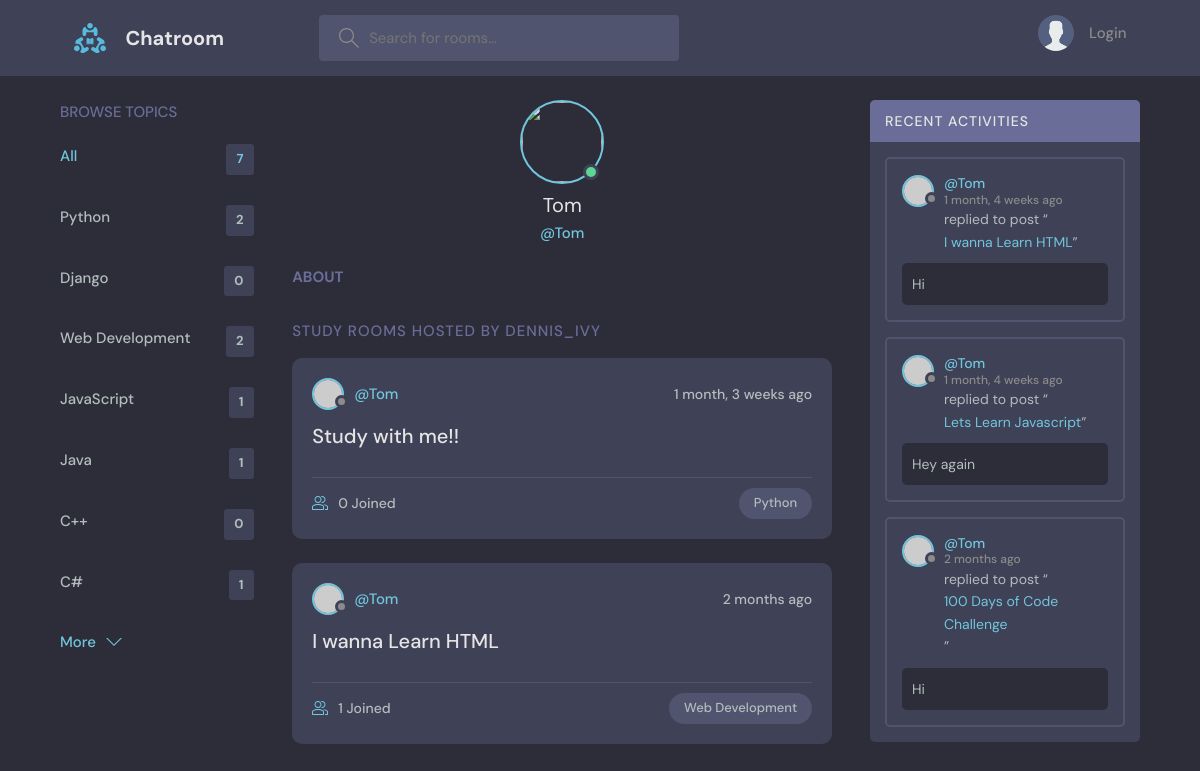
Before: /profile/2/ with the older database file.
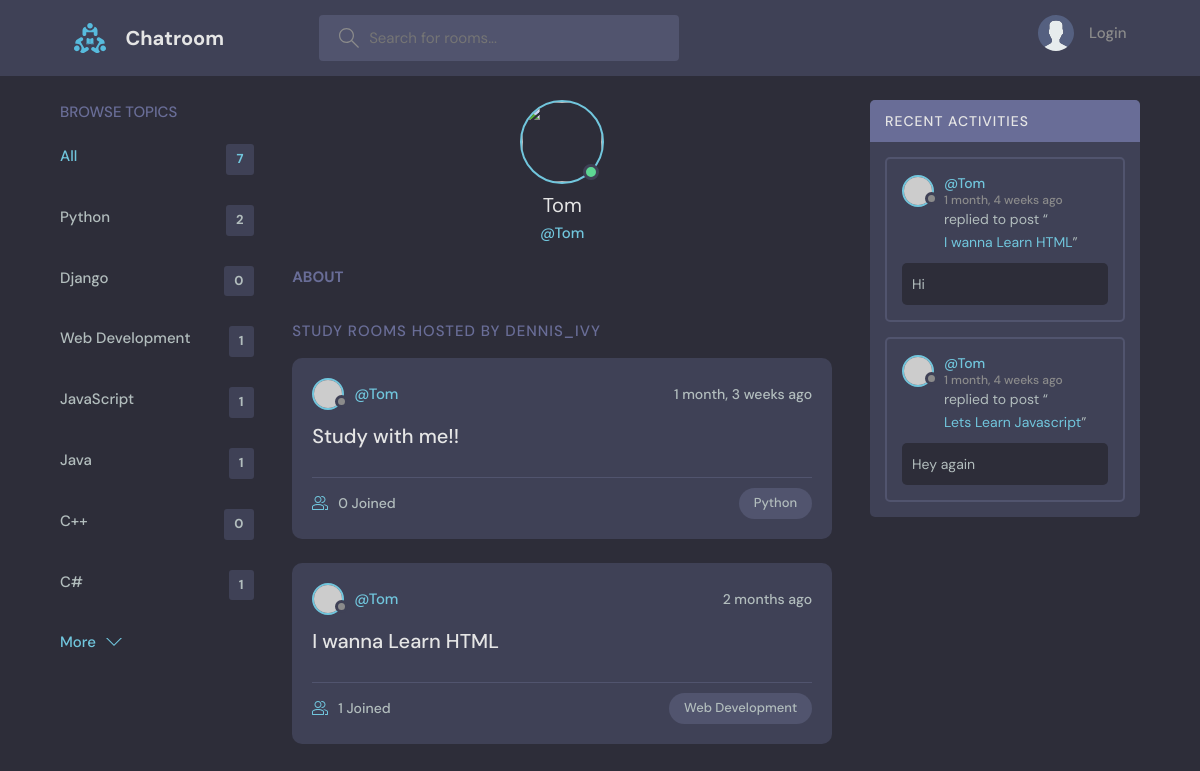
After: the same page with the newer database file.
### base/models.py (models this page shows, shortened)
class Topic(models.Model):
    name = models.CharField(max_length=200)

class Room(models.Model):
    host = models.ForeignKey(User, on_delete=models.SET_NULL, null=True)
    topic = models.ForeignKey(Topic, on_delete=models.SET_NULL, null=True)
    name= models.CharField(max_length=200) # Meaning this can't be blank
    description = models.TextField(null=True, blank=True)
    participants = models.ManyToManyField(User,related_name='participants', blank=True)
    updated = models.DateTimeField(auto_now=True)
    created = models.DateTimeField(auto_now_add=True)
    class Meta:
        ordering = ['-updated', '-created']
    def __str__(self):
        return self.name  #This will return name

class Message(models.Model):
     user = models.ForeignKey(User, on_delete=models.CASCADE)
     room = models.ForeignKey(Room, on_delete=models.CASCADE)
     body = models.TextField()
     updated = models.DateTimeField(auto_now=True)
     created = models.DateTimeField(auto_now_add=True)
     class Meta:
        ordering = ['-updated', '-created']
     def __str__(self):
         return self.body[0:50] # for the first 50 characters

### base/views.py (the view)
# urls.py: path('profile/<str:pk>/', views.userProfile, name="user-profile"),
def userProfile(request, pk):
    user = User.objects.get(id=pk)
    rooms = user.room_set.all()
    room_messages = user.message_set.all()
    topics = Topic.objects.all()
    context = {'user': user, 'rooms': rooms, 'room_messages': room_messages,
    'topics': topics}
    return render(request, 'base/profile.html', context)

### base/templates/base/profile.html (shortened to what this page needs)
{% extends 'main.html' %}
{% block content %}
<main class="profile-page layout layout--3">
  <div class="container">
    {% include 'base/topics_component.html' %}
    <div class="roomList">
      <div class="profile">
        <div class="profile__avatar">
          <div class="avatar avatar--large active">
            <img src="{{user.avatar.url}}" />
          </div>
        </div>
        <div class="profile__info">
          <h3>{{user.username}}</h3>
          <p>@{{user.username}}</p>
        </div>
        <div class="profile__about">
          <h3>About</h3>
        </div>
      </div>
      <div class="roomList__header">
        <div>
          <h2>Study Rooms Hosted by dennis_ivy</a>
          </h2>
        </div>
      </div>
      {% include 'base/feed_component.html' %}
    </div>
    {% include 'base/activity_component.html' %}
  </div>
</main>
{% endblock content %}

### base/templates/base/topics_component.html
<div class="topics">
    <div class="topics__header">
      <h2>Browse Topics</h2>
    </div>
    <ul class="topics__list">
      <li>
        <a href="{% url 'home' %}" class="active">All <span>{{topics.count}}</span></a>
      </li>
      {% for topic in topics %}
      <li>
        <a href="{% url 'home' %}?q={{topic.name}}">{{topic.name}} <span>{{topic.room_set.all.count}}</span></a>
      </li>
      {% endfor %}
    </ul>
    <a class="btn btn--link" href="{% url 'topics' %}">
      More
      <svg version="1.1" xmlns="http://www.w3.org/2000/svg" width="32" height="32" viewBox="0 0 32 32">
        <title>chevron-down</title>
        <path d="M16 21l-13-13h-3l16 16 16-16h-3l-13 13z"></path>
      </svg>
    </a>
  </div>

### base/templates/base/feed_component.html (shortened to what this page needs)
{% for room in rooms %}
<div class="roomListRoom">
    <div class="roomListRoom__header">
      <a href="{% url 'user-profile' room.host.id %}" class="roomListRoom__author">
        <div class="avatar avatar--small">
          <img src="https://randomuser.me/api/portraits/women/11.jpg" />
        </div>
        <span>@{{room.host.username}}</span>
      </a>
      <div class="roomListRoom__actions">
        <span>{{room.created|timesince}} ago</span>
      </div>
    </div>
    <div class="roomListRoom__content">
      <a href="{% url 'rooms' room.id %}">{{room.name}}</a>
    </div>
    <div class="roomListRoom__meta">
      <a href="{% url 'rooms' room.id %}" class="roomListRoom__joined">
        {{room.participants.all.count}} Joined
      </a>
      <p class="roomListRoom__topic">{{room.topic.name}}</p>
    </div>
  </div>
  {% endfor %}

### base/templates/base/activity_component.html (shortened to what this page needs)
<div class="activities">
    <div class="activities__header">
      <h2>Recent Activities</h2>
    </div>
    {% for message in room_messages %}
    <div class="activities__box">
      <div class="activities__boxHeader roomListRoom__header">
        <a href="{% url 'user-profile' message.user.id %}" class="roomListRoom__author">
          <div class="avatar avatar--small">
            <img src="https://randomuser.me/api/portraits/women/11.jpg" />
          </div>
          <p>
            @{{message.user}}
            <span>{{message.created|timesince}} ago</span>
          </p>
        </a>
      </div>
      <div class="activities__boxContent">
        <p>replied to post “<a href="{% url 'rooms' message.room.id %}">{{message.room}}</a>”</p>
        <div class="activities__boxRoomContent">
          {{message.body}}
        </div>
      </div>
    </div>
    {% endfor %}
  </div>

Changed rows visible on the page:
removed Message: user "Tom", created "2 months", room "100 Days of Code Challenge", body "Hi"
computed for Topic "Web Development": room_set.all.count "2" → "1"
